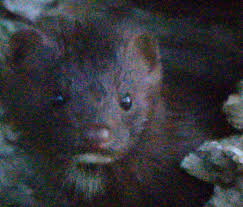
#> input picture inputs/3.jpg, 243 x 207 px, found by its file name
$ python NonLocalMean_Filter.py
#> lines starting #> are read from the running program, lines starting #| are printed output that depends on the picture
import cv2
import numpy as np
import time
from typing import Optional
from brisque import BRISQUE

def non_local_filter(src: np.ndarray, dst: np.ndarray | None = None, h: float = 3.0,hColor: float = 3.0, templateWindowSize: int = 7, searchWindowSize: int = 21) -> np.ndarray:

        """
        Denoise a image using OpenCV fastNlMeansDenoising.

        Parameters
        ----------
        src : np.ndarray
            2D or 3D image (H x W).
        dst : np.ndarray or None
            Optional output buffer.
        h : float
            Filter strength for luminance.
        hColor : float
            Filter strength for color components.needed when color images.
        templateWindowSize : int
            Odd positive integer (default 7).
        searchWindowSize : int
            Odd positive integer (default 21).

        Returns
        -------
        np.ndarray
            Denoised grayscale image.
        """
        start_time = time.time()


        if not isinstance(src, np.ndarray):
            raise TypeError("src must be a numpy.ndarray.")
        if templateWindowSize <= 0 or templateWindowSize % 2 == 0:
            raise ValueError("templateWindowSize must be a positive odd integer.")
        if searchWindowSize <= 0 or searchWindowSize % 2 == 0:
            raise ValueError("searchWindowSize must be a positive odd integer.")

        if src.ndim == 2 :
            out_img = cv2.fastNlMeansDenoising(src, dst=dst, h=h, templateWindowSize=templateWindowSize,searchWindowSize=searchWindowSize)
        if src.ndim == 3:
            out_img=cv2.fastNlMeansDenoisingColored(src, dst=dst, h=h, hColor=hColor,templateWindowSize=templateWindowSize, searchWindowSize=searchWindowSize)

        end_time = time.time()

        print(f'Execution Time: {end_time-start_time}')

        return out_img

if __name__=="__main__":
    src  = "inputs/3.jpg"
    img = cv2.imread(src)
#> img is the input picture: shape (207, 243, 3); mean B, G, R 57.9, 53, 53.1
    dst = np.array([])
    h = 7
    hColor = 7
    templateWindowSize = 9
    searchWindowSize = 23
    res = non_local_filter(img,h=h,hColor=hColor)
#> in non_local_filter, `out_img=cv2.fastNlMeansDenoisingColored(src, dst=dst, h=h, hColor=hCol..`:
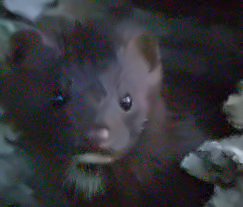
#> out_img: shape (207, 243, 3); mean B, G, R 57.4, 52.4, 52.5
#> (the run stopped early here; a loop or call above may not have finished)
